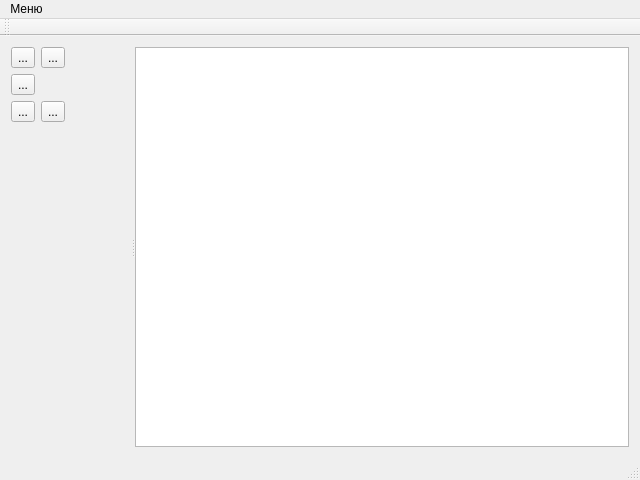
<?xml version="1.0" encoding="UTF-8"?>
<ui version="4.0">
 <class>MainWindow</class>
 <widget class="QMainWindow" name="MainWindow">
  <property name="geometry">
   <rect>
    <x>0</x>
    <y>0</y>
    <width>640</width>
    <height>480</height>
   </rect>
  </property>
  <property name="windowTitle">
   <string>MainWindow</string>
  </property>
  <widget class="QWidget" name="centralWidget">
   <layout class="QGridLayout" name="gridLayout">
    <item row="1" column="0">
     <widget class="QSplitter" name="splitter">
      <property name="orientation">
       <enum>Qt::Horizontal</enum>
      </property>
      <widget class="QWidget" name="toolsWidget" native="true">
       <property name="sizePolicy">
        <sizepolicy hsizetype="MinimumExpanding" vsizetype="Preferred">
         <horstretch>0</horstretch>
         <verstretch>0</verstretch>
        </sizepolicy>
       </property>
       <property name="minimumSize">
        <size>
         <width>120</width>
         <height>0</height>
        </size>
       </property>
       <layout class="QGridLayout" name="gridLayout_2">
        <property name="leftMargin">
         <number>0</number>
        </property>
        <property name="topMargin">
         <number>0</number>
        </property>
        <property name="rightMargin">
         <number>0</number>
        </property>
        <property name="bottomMargin">
         <number>0</number>
        </property>
        <property name="spacing">
         <number>6</number>
        </property>
        <item row="0" column="0">
         <widget class="QToolButton" name="butOpen">
          <property name="enabled">
           <bool>true</bool>
          </property>
          <property name="text">
           <string>...</string>
          </property>
          <property name="icon">
           <iconset resource="icons.qrc">
            <normaloff>:/icons/folder-upload.png</normaloff>:/icons/folder-upload.png</iconset>
          </property>
          <property name="iconSize">
           <size>
            <width>24</width>
            <height>24</height>
           </size>
          </property>
         </widget>
        </item>
        <item row="1" column="0">
         <widget class="QToolButton" name="butDefault">
          <property name="text">
           <string>...</string>
          </property>
          <property name="icon">
           <iconset resource="icons.qrc">
            <normaloff>:/icons/arrow-top-left.png</normaloff>:/icons/arrow-top-left.png</iconset>
          </property>
          <property name="iconSize">
           <size>
            <width>24</width>
            <height>24</height>
           </size>
          </property>
         </widget>
        </item>
        <item row="0" column="1">
         <widget class="QToolButton" name="butSave">
          <property name="text">
           <string>...</string>
          </property>
          <property name="icon">
           <iconset resource="icons.qrc">
            <normaloff>:/icons/content-save.png</normaloff>:/icons/content-save.png</iconset>
          </property>
          <property name="iconSize">
           <size>
            <width>24</width>
            <height>24</height>
           </size>
          </property>
         </widget>
        </item>
        <item row="2" column="0">
         <widget class="QToolButton" name="butLine">
          <property name="text">
           <string>...</string>
          </property>
          <property name="icon">
           <iconset resource="icons.qrc">
            <normaloff>:/icons/vector-polyline.png</normaloff>:/icons/vector-polyline.png</iconset>
          </property>
          <property name="iconSize">
           <size>
            <width>24</width>
            <height>24</height>
           </size>
          </property>
         </widget>
        </item>
        <item row="2" column="1">
         <widget class="QToolButton" name="butRectangle">
          <property name="text">
           <string>...</string>
          </property>
          <property name="icon">
           <iconset resource="icons.qrc">
            <normaloff>:/icons/vector-rectangle.png</normaloff>:/icons/vector-rectangle.png</iconset>
          </property>
          <property name="iconSize">
           <size>
            <width>24</width>
            <height>24</height>
           </size>
          </property>
         </widget>
        </item>
        <item row="4" column="0" colspan="3">
         <widget class="VEPolyLineSettings" name="polylineSettings" native="true">
          <property name="minimumSize">
           <size>
            <width>0</width>
            <height>50</height>
           </size>
          </property>
         </widget>
        </item>
        <item row="3" column="0" colspan="3">
         <widget class="VERectangleSettings" name="rectangleSettings" native="true">
          <property name="minimumSize">
           <size>
            <width>0</width>
            <height>50</height>
           </size>
          </property>
         </widget>
        </item>
        <item row="5" column="0" colspan="3">
         <spacer name="verticalSpacer">
          <property name="orientation">
           <enum>Qt::Vertical</enum>
          </property>
          <property name="sizeHint" stdset="0">
           <size>
            <width>20</width>
            <height>40</height>
           </size>
          </property>
         </spacer>
        </item>
       </layout>
      </widget>
      <widget class="VEWorkplaceView" name="workplaceView"/>
     </widget>
    </item>
   </layout>
  </widget>
  <widget class="QMenuBar" name="menuBar">
   <property name="geometry">
    <rect>
     <x>0</x>
     <y>0</y>
     <width>640</width>
     <height>21</height>
    </rect>
   </property>
   <widget class="QMenu" name="menu">
    <property name="title">
     <string>Меню</string>
    </property>
    <addaction name="actionHelp"/>
    <addaction name="separator"/>
    <addaction name="actionQuit"/>
   </widget>
   <addaction name="menu"/>
  </widget>
  <widget class="QToolBar" name="mainToolBar">
   <attribute name="toolBarArea">
    <enum>TopToolBarArea</enum>
   </attribute>
   <attribute name="toolBarBreak">
    <bool>false</bool>
   </attribute>
  </widget>
  <widget class="QStatusBar" name="statusBar"/>
  <action name="actionHelp">
   <property name="text">
    <string>Справка</string>
   </property>
  </action>
  <action name="actionQuit">
   <property name="text">
    <string>Выход</string>
   </property>
  </action>
 </widget>
 <layoutdefault spacing="6" margin="11"/>
 <customwidgets>
  <customwidget>
   <class>VERectangleSettings</class>
   <extends>QWidget</extends>
   <header>verectanglesettings.h</header>
   <container>1</container>
  </customwidget>
  <customwidget>
   <class>VEPolyLineSettings</class>
   <extends>QWidget</extends>
   <header>vepolylinesettings.h</header>
   <container>1</container>
  </customwidget>
  <customwidget>
   <class>VEWorkplaceView</class>
   <extends>QGraphicsView</extends>
   <header>veworkplaceview.h</header>
  </customwidget>
 </customwidgets>
 <resources>
  <include location="icons.qrc"/>
 </resources>
 <connections>
  <connection>
   <sender>actionQuit</sender>
   <signal>triggered()</signal>
   <receiver>MainWindow</receiver>
   <slot>close()</slot>
   <hints>
    <hint type="sourcelabel">
     <x>-1</x>
     <y>-1</y>
    </hint>
    <hint type="destinationlabel">
     <x>319</x>
     <y>239</y>
    </hint>
   </hints>
  </connection>
 </connections>
</ui>
